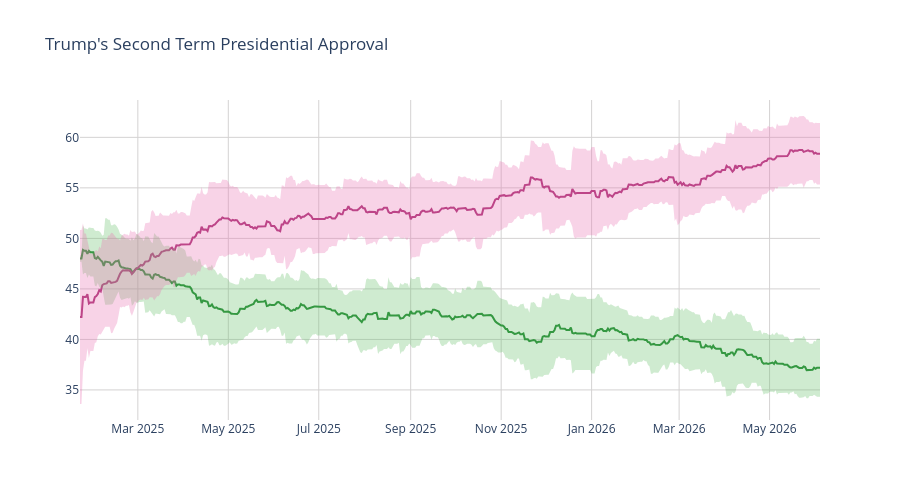

Write notebook code for a chart like this one.
### Code cell
disappr_ci_hex = "#e86eaf"
appr_ci_hex = "#60be65"
disappr_ci_rgba = "rgba(232, 110, 175, 0.3)"
appr_ci_rgba = "rgba(96, 190, 101, 0.3)"
grid_col = "#d4d2d2"


# Approve
fig = go.Figure(go.Scatter(
    x=pres['end_date'],
    y=pres['approve'],
    hovertemplate="%{y:.2f}%",
    name="<b>Approve</b>",
    line=dict(color="#228833"),
    showlegend=False
))

# Disapprove
fig.add_trace(go.Scatter(
    x=pres['end_date'],
    y=pres['disapprove'],
    hovertemplate="%{y:.2f}%",
    name="<b>Disapprove</b>",
    line=dict(color="#aa3377"),
    showlegend=False
    )
)

# Approve CI
fig.add_traces([

    # Upper bound
    go.Scatter(
        x=pres['end_date'],
        y=pres['approve_upper_ci'],
        marker=dict(color=appr_ci_hex),
        line=dict(width=0),
        mode='lines',
        showlegend=False,
        hoverinfo="skip"
    ),

    # Lower bound
    go.Scatter(
        x=pres['end_date'],
        y=pres['approve_lower_ci'],
        marker=dict(color=appr_ci_hex),
        line=dict(width=0),
        mode='lines',
        fillcolor=appr_ci_rgba,
        fill="tonexty",
        showlegend=False,
        hoverinfo="skip"
    )
])

# Disapprove CI
fig.add_traces([

    # Upper bound
    go.Scatter(
        x=pres['end_date'],
        y=pres['disapprove_upper_ci'],
        marker=dict(color=disappr_ci_hex),
        line=dict(width=0),
        mode='lines',
        showlegend=False,
        hoverinfo="skip"
    ),

    # Lower bound
    go.Scatter(
        x=pres['end_date'],
        y=pres['disapprove_lower_ci'],
        marker=dict(color=disappr_ci_hex),
        line=dict(width=0),
        mode='lines',
        fillcolor=disappr_ci_rgba,
        fill="tonexty",
        showlegend=False,
        hoverinfo="skip"
    )
])

fig.update_layout(
    title=dict(text="Trump's Second Term Presidential Approval"),
    hovermode="x"
)

fig.update_xaxes(gridcolor=grid_col)
fig.update_yaxes(gridcolor=grid_col)

fig.update_layout(hovermode="x", hoverlabel_align="right", plot_bgcolor="rgba(0, 0, 0, 0)", height=500)
fig.show()

### Figure 1 — Plotly figure (JSON) as saved in the notebook; plotly's stock layout.template omitted (floating-point values rounded to 4 significant figures; data arrays with more than 128 entries replaced by an {"elided": "..."} marker saying what was removed)
{"data": [{"hovertemplate": "%{y:.2f}%", "line": {"color": "#228833"}, "name": "<b>Approve</b>", "showlegend": false, "type": "scatter", "x": {"elided": "500 str values"}, "y": {"elided": "500 float values"}}, {"hovertemplate": "%{y:.2f}%", "line": {"color": "#aa3377"}, "name": "<b>Disapprove</b>", "showlegend": false, "type": "scatter", "x": {"elided": "500 str values"}, "y": {"elided": "500 float values"}}, {"hoverinfo": "skip", "line": {"width": 0}, "marker": {"color": "#60be65"}, "mode": "lines", "showlegend": false, "type": "scatter", "x": {"elided": "500 str values"}, "y": {"elided": "500 float values"}}, {"fill": "tonexty", "fillcolor": "rgba(96, 190, 101, 0.3)", "hoverinfo": "skip", "line": {"width": 0}, "marker": {"color": "#60be65"}, "mode": "lines", "showlegend": false, "type": "scatter", "x": {"elided": "500 str values"}, "y": {"elided": "500 float values"}}, {"hoverinfo": "skip", "line": {"width": 0}, "marker": {"color": "#e86eaf"}, "mode": "lines", "showlegend": false, "type": "scatter", "x": {"elided": "500 str values"}, "y": {"elided": "500 float values"}}, {"fill": "tonexty", "fillcolor": "rgba(232, 110, 175, 0.3)", "hoverinfo": "skip", "line": {"width": 0}, "marker": {"color": "#e86eaf"}, "mode": "lines", "showlegend": false, "type": "scatter", "x": {"elided": "500 str values"}, "y": {"elided": "500 float values"}}], "layout": {"height": 500, "hoverlabel": {"align": "right"}, "hovermode": "x", "plot_bgcolor": "rgba(0, 0, 0, 0)", "title": {"text": "Trump's Second Term Presidential Approval"}, "xaxis": {"gridcolor": "#d4d2d2"}, "yaxis": {"gridcolor": "#d4d2d2"}}}
